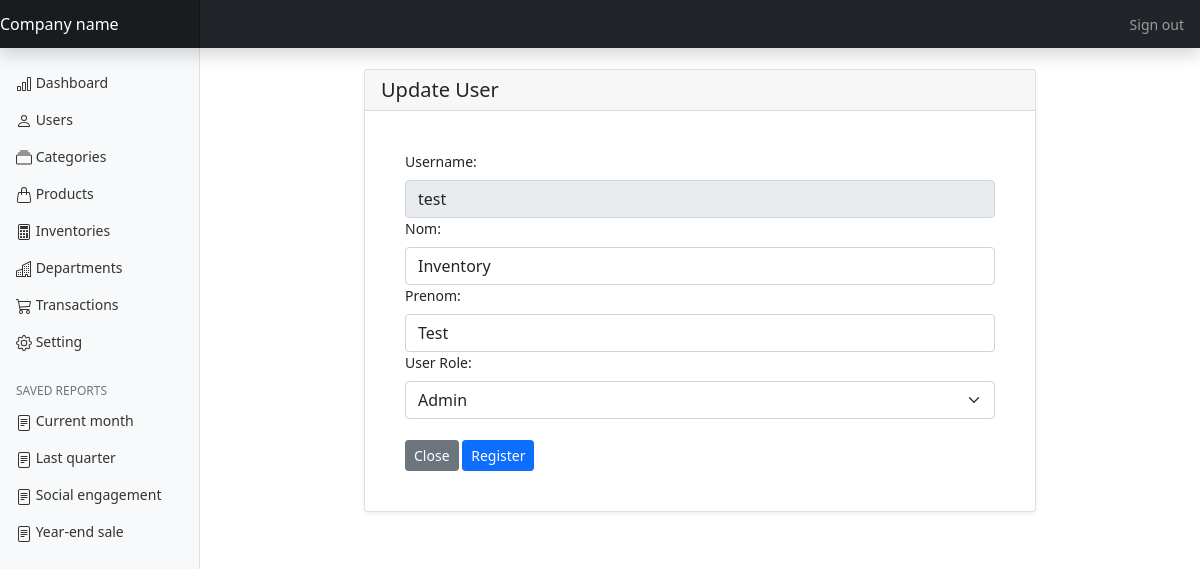
Page /auth/update/user/1 (signed in) on the committed database.
### app/models/user.py (models this page shows, shortened)
class User(UserMixin, db.Model):
    __tablename__ = 'users'
    id = db.Column(db.Integer, primary_key=True)
    username = db.Column(db.String(64), unique=True, index=True)
    nom = db.Column(db.String(64))
    prenom = db.Column(db.String(64))
    password_hash = db.Column(db.String(128))
    role_id = db.Column(db.Integer, db.ForeignKey('roles.id'))
    creation_date = db.Column(db.DateTime)
    update_date = db.Column(db.DateTime)
    transactions = db.relationship(
        'Transaction', backref='user', lazy='dynamic')
    @property
    def password(self):
        raise AttributeError('password is not a readable attribute')

### app/controllers/auth.py (the view, shortened to what this page needs)
@auth_blueprint.route('/update/user/<int:id>', methods=['GET', 'POST'])
@login_required
def update_user(id):
    user = User.query.filter_by(id=id).first()
    form = UpdateRegistrationForm()
    if user is None:
        abort(404)
    if form.errors:
        flash(form.errors, 'danger')
    return render_template('update_user.html', form=form, user=user)

### app/forms/authForm.py
class UpdateRegistrationForm(FlaskForm):
    username = StringField('Username', validators=[DataRequired(), Length(1, 64), Regexp('^[A-Za-z][A-Za-z0-9_.]', flags=0, message='Usernames must have only letters, numbers, dots or \
               underscores')])
    nom = StringField('Last name', validators=[DataRequired(), Length(1, 64)])
    prenom = StringField('First name', validators=[
                         DataRequired(), Length(1, 64)])
    user_role = SelectField('Role',  choices=[
                            'Admin', 'Advence', 'Moderate', 'User'])
    submit = SubmitField('Register')

### app/controllers/auth.py (called while the page is built)
@auth_blueprint.app_context_processor
def inject_permissions():
    return dict(Permission=Permission)

### app/models/role.py (called while the page is built)
    def __repr__(self):
        return '< Role : %r>' % self.name

### app/models/user.py (called while the page is built)
@login_manager.user_loader
def load_user(user_id):
    return User.query.get(int(user_id))

### app/templates/auth/update_user.html (shortened to what this page needs)
{% extends "base.html" %}
{% block page_content %}
<br>
<div class="row d-flex justify-content-center ">
    <div class="col-md-9">
        <div class="card shadow-sm">
            <h5 class="card-header">Update User</h5>
            <div class="card-body">
                <form method="POST">
                    <div class="p-4">
                        <div class="form-group">
                            <label class="form-label" for="username">Username:</label>
                            {{
                            form.username(class="form-control",placeholder="username",value=user.username,disabled="disabled")
                            }}
                        </div>
                        <div class="form-group text">
                            <label class="form-label" for="nom">Nom:</label>
                            {{ form.nom(class="form-control text-capitalize"
                            ,placeholder="nom",value=user.nom ) }}
                        </div>
                        <div class="form-group text">
                            <label class="form-label" for="prenom">Prenom:</label>
                            {{ form.prenom(class="form-control text-capitalize"
                            ,placeholder="prenom",value=user.prenom) }}
                        </div>
                        <div class="form-group text">
                            <label class="form-label" for="prenom">User Role:</label>
                            {{ form.user_role(class="form-select",value=user.role)}}
                        </div>
                        <br>
                        <a href="{{url_for('auth.display_users')}}" class="btn btn-secondary btn-sm">Close</a>
                        {{ form.submit(class="btn btn-primary btn-sm") }}
                    </div>
                </form>
            </div>
        </div>
    </div>
</div>
{% endblock %}

### app/static/css/dashboard.css (style rules this page uses)
body { font-size: .875rem; }

### rows in the picture
User: username "test", nom "Inventory", prenom "Test"
